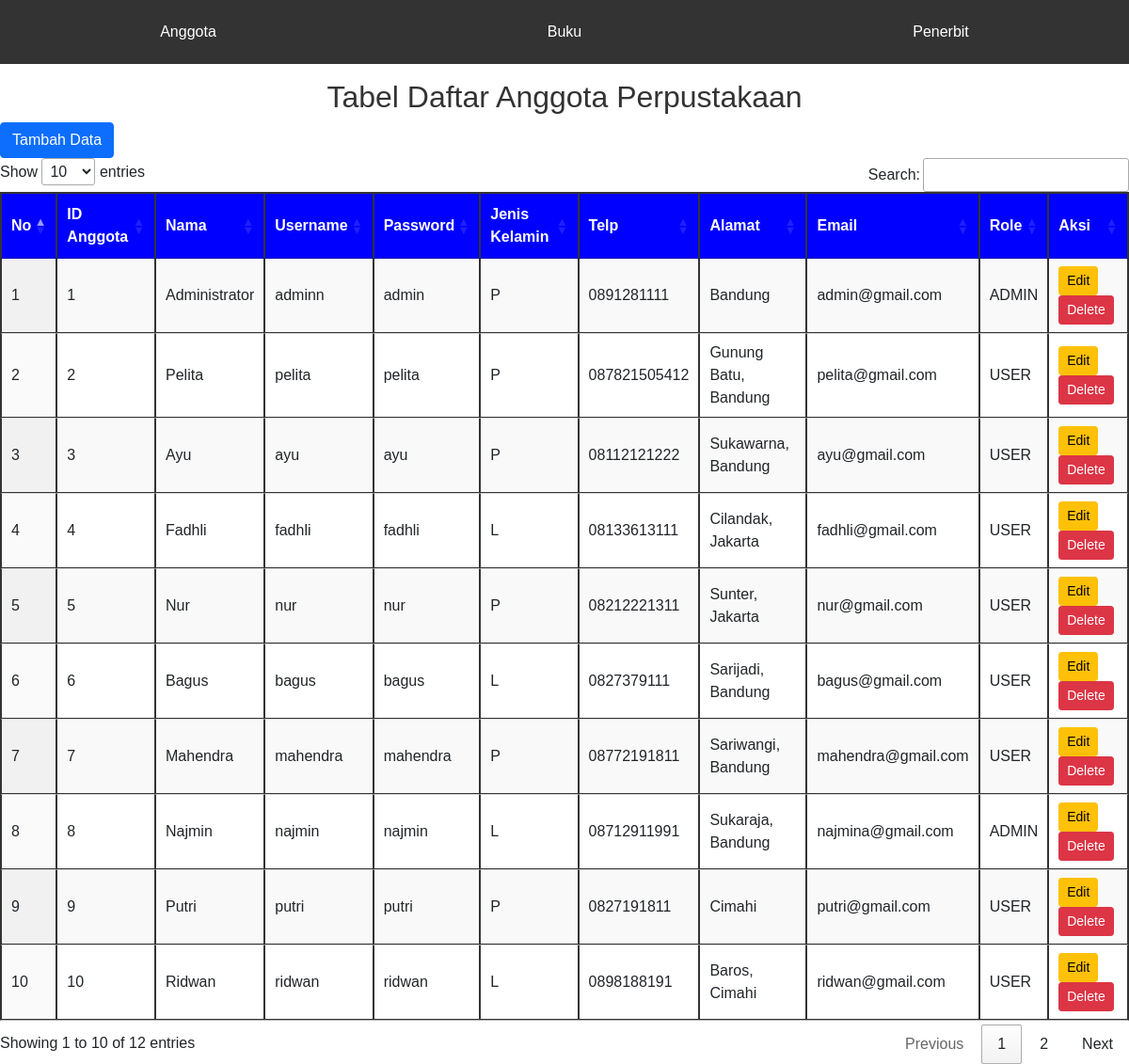
Screenshot of /sesi29/index.php with the database file from the repository.
### tables this page shows
CREATE TABLE `anggota` (
  `id_anggota` int(11) NOT NULL,
  `nama` varchar(255) NOT NULL,
  `username` varchar(32) NOT NULL,
  `password` varchar(64) NOT NULL,
  `sex` char(1) NOT NULL,
  `telp` varchar(15) NOT NULL,
  `alamat` varchar(255) NOT NULL,
  `email` varchar(255) NOT NULL,
  `tgl_entry` timestamp NOT NULL DEFAULT current_timestamp() ON UPDATE current_timestamp(),
  `role` varchar(12) NOT NULL DEFAULT 'USER'
);

### sesi29/index.php (the view, shortened to what this page needs)
<?php
include "config.php";
$query = mysqli_query($conn, "select * from anggota");
?>
<!DOCTYPE html>
<html lang="en">
<head>
    <link rel="stylesheet" href="https://cdn.datatables.net/1.13.7/css/jquery.dataTables.css" />
    <link href="https://cdn.jsdelivr.net/npm/bootstrap@5.0.2/dist/css/bootstrap.min.css" rel="stylesheet">
</head>
<body>
    <div class="navbar" style="text-align: center;">
        <a href="index.php" style="flex: 1;">Anggota</a>
        <a href="buku.php" style="flex: 1;">Buku</a>
        <a href="penerbit.php" style="flex: 1;">Penerbit</a>
    </div>
    <div class="mt-3">
        <h2>Tabel Daftar Anggota Perpustakaan</h2>
    </div>
    <div>
        <a href="tampilan_form/tambahanggota.php" class="btn btn-primary">Tambah Data</a>
    </div>
    <div>
    <table id="myTable" class="display">
    <thead>
        <tr>
            <th>No</th>
            <th>ID Anggota</th>
            <th>Nama</th>
            <th>Username</th>
            <th>Password</th>
            <th>Jenis Kelamin</th>
            <th>Telp</th>
            <th>Alamat</th>
            <th>Email</th>
            <th>Role</th>
            <th>Aksi</th>
        </tr>
    </thead>
    <tbody>
        <?php
        $no = 1;
        while ($data = mysqli_fetch_array($query)) {
        ?>
            <tr>
                <td><?php echo $no; ?></td>
                <td><?php echo $data["id_anggota"]; ?></td>
                <td><?php echo $data["nama"]; ?></td>
                <td><?php echo $data["username"]; ?></td>
                <td><?php echo $data["password"]; ?></td>
                <td><?php echo $data["sex"]; ?></td>
                <td><?php echo $data["telp"]; ?></td>
                <td><?php echo $data["alamat"]; ?></td>
                <td><?php echo $data["email"]; ?></td>
                <td><?php echo $data["role"]; ?></td>
                <td>
                    <a href="tampilan_form/editanggota.php?id=<?php echo $data['id_anggota']; ?>" class="btn btn-warning btn-sm">Edit</a>
                    <a href="proses/proses_deleteanggota.php?id=<?php echo $data['id_anggota']; ?>" class="btn btn-danger btn-sm" onclick="return confirm('delete?');">Delete</a>
                </td>
            </tr>
            <?php $no++; ?>
        <?php  } ?>
    </tbody>
</table>
    </div>
</body>
</html>

### sesi29/index.php (style rules this page uses)
body { font-family: Arial, sans-serif; }
h2 { text-align: center; color: #333; }
table { width: 100%; border-collapse: collapse; margin: 20px 0; }
table, th, td { border: 1px solid #333; }
th, td { padding: 10px; text-align: left; }
th { background-color: #0000FF; color: #fff; }
.navbar { background-color: #333; overflow: hidden; text-align: center; }
.navbar a { display: inline-block; color: white; text-align: center; padding: 14px 16px; text-decoration: none; }

### rows the page displays
anggota: id_anggota "1", nama "Administrator", username "adminn", password "admin", sex "P", telp "0891281111", alamat "Bandung", email "admin@gmail.com", role "ADMIN"
anggota: id_anggota "2", nama "Pelita", username "pelita", password "pelita", sex "P", telp "087821505412", alamat "Gunung Batu, Bandung", email "pelita@gmail.com", role "USER"
anggota: id_anggota "3", nama "Ayu", username "ayu", password "ayu", sex "P", telp "08112121222", alamat "Sukawarna, Bandung", email "ayu@gmail.com", role "USER"
anggota: id_anggota "4", nama "Fadhli", username "fadhli", password "fadhli", sex "L", telp "08133613111", alamat "Cilandak, Jakarta", email "fadhli@gmail.com", role "USER"
anggota: id_anggota "5", nama "Nur", username "nur", password "nur", sex "P", telp "08212221311", alamat "Sunter, Jakarta", email "nur@gmail.com", role "USER"
anggota: id_anggota "6", nama "Bagus", username "bagus", password "bagus", sex "L", telp "0827379111", alamat "Sarijadi, Bandung", email "bagus@gmail.com", role "USER"
anggota: id_anggota "7", nama "Mahendra", username "mahendra", password "mahendra", sex "P", telp "08772191811", alamat "Sariwangi, Bandung", email "mahendra@gmail.com", role "USER"
anggota: id_anggota "8", nama "Najmin", username "najmin", password "najmin", sex "L", telp "08712911991", alamat "Sukaraja, Bandung", email "najmina@gmail.com", role "ADMIN"
anggota: id_anggota "9", nama "Putri", username "putri", password "putri", sex "P", telp "0827191811", alamat "Cimahi", email "putri@gmail.com", role "USER"
anggota: id_anggota "10", nama "Ridwan", username "ridwan", password "ridwan", sex "L", telp "0898188191", alamat "Baros, Cimahi", email "ridwan@gmail.com", role "USER"
